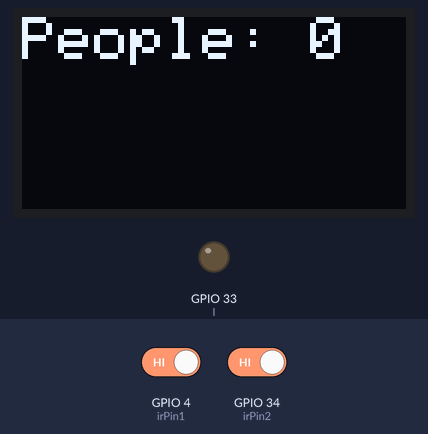
Bench run of a sketch on a simulated ESP32. On the bench: 128×64 one-colour display, output pins drawn as LEDs (lit = HIGH). The test bench sets the inputs (shaded band); at power-on: GPIO 4 (irPin1) HIGH, GPIO 34 (irPin2) HIGH. WiFi joins after 1.5 s; servers stay silent unless stated; the display library's start-up logo is not drawn; what the sketch prints to the serial monitor is not drawn.

Above: at 3.2 s.
3.3 s: GPIO 4 (irPin1) driven LOW and GPIO 34 (irPin2) driven LOW
At 5.18 s:
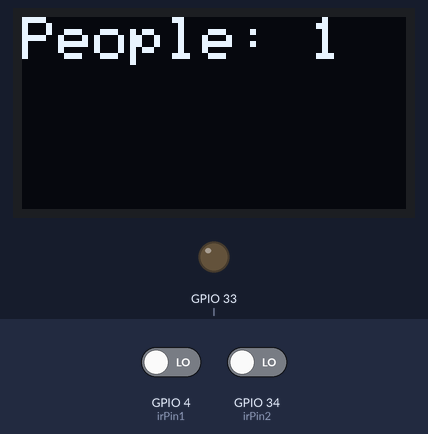
At 6.6 s:
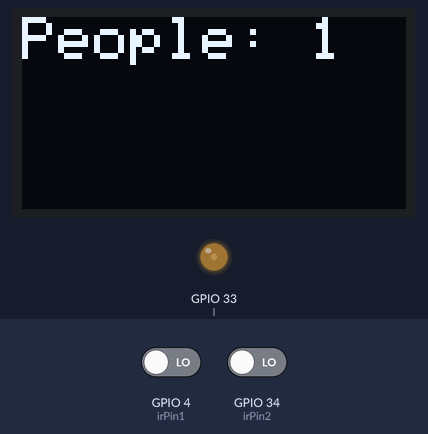
Timing chart, 0 to 8.1 s (numbered marks = the images above; inputs shaded):
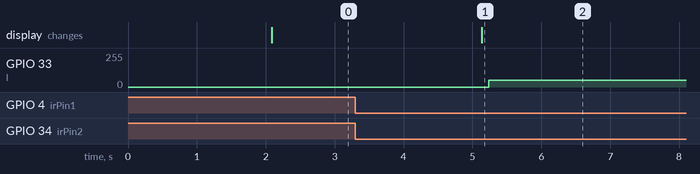

Measured:
- after the input at 3.3 s, GPIO 33 (l): 0/255 → 51/255 after 1.9 s; the display: changes after 1.8 s (image 1)

The sketch:

counter+Light_control.ino
```cpp
#include <Wire.h>
#include <Adafruit_GFX.h>
#include <Adafruit_SSD1306.h>
#include<WiFi.h>
#include<ThingSpeak.h>
const char* ssid="AD 354";
const char* password="12345678";

// OLED display settings
#define SCREEN_WIDTH 128 // OLED display width, in pixels
#define SCREEN_HEIGHT 64 // OLED display height, in pixels
#define OLED_RESET    -1 // Reset pin # (or -1 if sharing Arduino reset pin)

// Declaration for an SSD1306 display connected to I2C (SDA, SCL pins)
Adafruit_SSD1306 display(SCREEN_WIDTH, SCREEN_HEIGHT, &Wire, OLED_RESET);
int l = 33;
int irPin1 = 4;
int irPin2 = 34;
int count = 0;
boolean state1 = true;
boolean state2 = true;
boolean insideState = false;
boolean outsideIr = false;
int i = 1;
unsigned long mychno =2429419;
const char* apikey="IEH65KKJHJCC57JS";
WiFiClient client;
void setup() {
  Serial.begin(115200);
  WiFi.begin(ssid,password);
  ThingSpeak.begin(client);
  pinMode(irPin1, INPUT);
  pinMode(irPin2, INPUT);
  pinMode(l,OUTPUT);
  // Initialize OLED display
  if(!display.begin(SSD1306_SWITCHCAPVCC, 0x3C)) { // Address 0x3C for 128x64
    Serial.println(F("SSD1306 allocation failed"));
    for(;;); // Don't proceed, loop forever
  }
  display.display();
  delay(2000); // Pause for 2 seconds
  display.clearDisplay();
  display.setTextSize(2);      // Normal 1:1 pixel scale
  display.setTextColor(SSD1306_WHITE); // Draw white text
}

void loop() {
  int t = digitalRead(irPin1);
  int h = digitalRead(irPin2);
  counter();
  updateDisplay();
  delay(100);
  int s=51*count;
  analogWrite(l,s);
  if(count>5){
    analogWrite(l,255);
    }
    ThingSpeak.setField(1, t);
    ThingSpeak.setField(3, h);
  ThingSpeak.writeFields(mychno, apikey);
  delay(1000);// Update the display every 100ms
}

void counter() {
  if (!digitalRead(irPin1) && i == 1 && state1) {
    insideState = true;
    delay(100);
    i++;
    state1 = false;
  } else if (!digitalRead(irPin2) && i == 2 && state2 && insideState) {
    insideState = false;
    delay(100);
    i = 1;
    count++;
    if (count >= 0) {
      Serial.println("Entering inside the room");
      Serial.print("No. of people inside room: ");
      Serial.println(count);
    }
    state2 = false;
  } else if (!digitalRead(irPin2) && i == 1 && state2 && !insideState) {
    outsideIr = true;
    delay(100);
    i = 2;
    state2 = false;
  } else if (!digitalRead(irPin1) && i == 2 && state1 && outsideIr) {
    outsideIr = false;
    delay(100);
    count--;
    if (count >= 0) {
      Serial.println("Exiting from the room");
      Serial.print("No. of people inside room: ");
      Serial.println(count);
    }
    i = 1;
    state1 = false;
  }

  if (digitalRead(irPin1)) {
    state1 = true;
  }
  if (digitalRead(irPin2)) {
    state2 = true;
  }
}

void updateDisplay() {
  display.clearDisplay();
  display.setCursor(0, 0);     // Start at top-left corner
  display.print(F("People: "));
  display.println(count);
  display.display();
}
```
